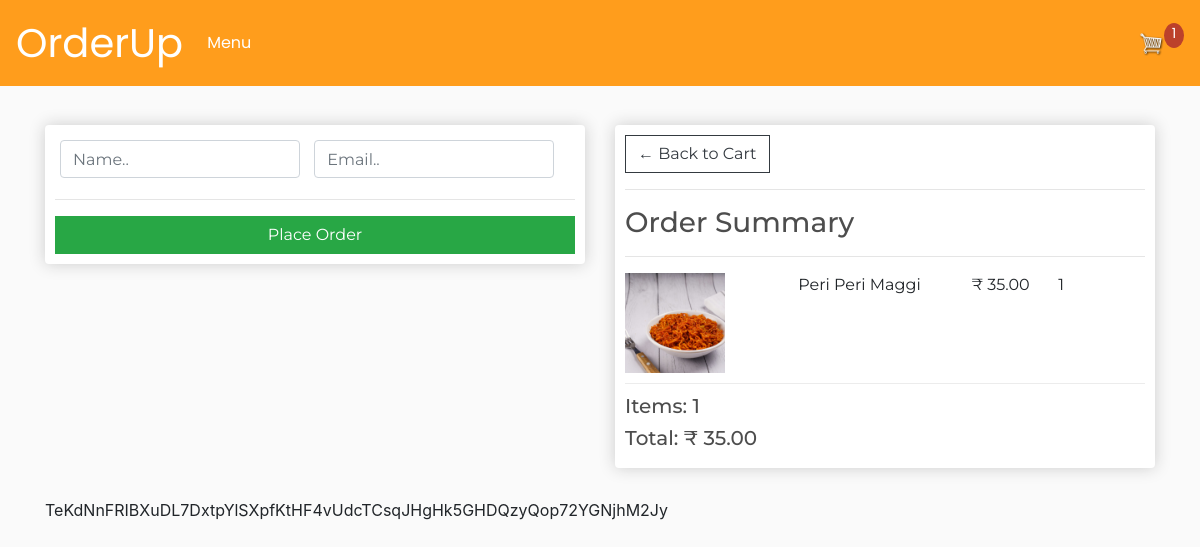
/checkout/ (signed in), run on an earlier commit of the app's database.
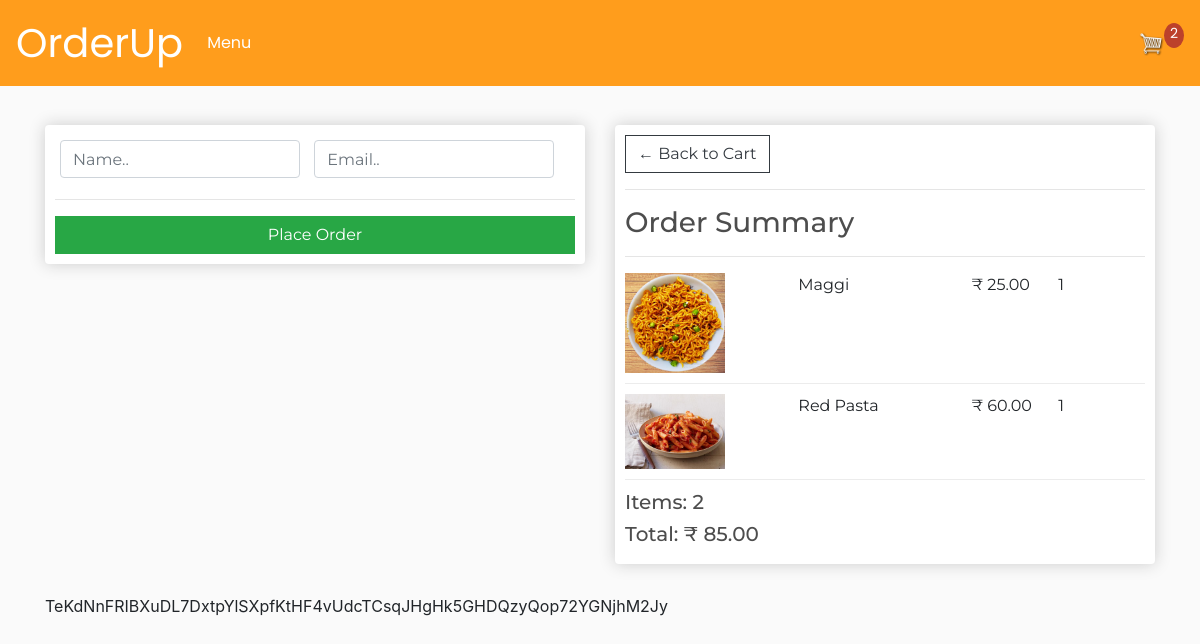
And on a later commit of the database.
### store/models.py (models this page shows, shortened)
class OrderItem(models.Model):
	product = models.ForeignKey(Product, on_delete=models.SET_NULL, null=True)
	order = models.ForeignKey(Order, on_delete=models.SET_NULL, null=True)
	quantity = models.IntegerField(default=0, null=True, blank=True)
	date_added = models.DateTimeField(auto_now_add=True)
	@property
	def get_total(self):
		total = self.product.price * self.quantity
		return total

class Product(models.Model):
	name = models.CharField(max_length=200)
	price = models.DecimalField(max_digits=7, decimal_places=2)
	digital = models.BooleanField(default=False,null=True, blank=True)
	image = models.ImageField(null=True, blank=True)
	@property
	def imageURL(self):
		try:
			url = self.image.url
		except:
			url = ''
		return url

class Order(models.Model):
	customer = models.ForeignKey(Customer, on_delete=models.SET_NULL, null=True, blank=True)
	date_ordered = models.DateTimeField(auto_now_add=True)
	complete = models.BooleanField(default=False)
	transaction_id = models.CharField(max_length=100, null=True)
	@property
	def shipping(self):
		shipping = False
		orderitems = self.orderitem_set.all()
		for i in orderitems:
			if i.product.digital == False:
				shipping = True
		return shipping
	@property
	def get_cart_total(self):
		orderitems = self.orderitem_set.all()
		total = sum([item.get_total for item in orderitems])
		return total
	@property
	def get_cart_items(self):
		orderitems = self.orderitem_set.all()
		total = sum([item.quantity for item in orderitems])
		return total

### store/views.py (the view)
# urls.py: path('checkout/', views.checkout, name="checkout"),
def checkout(request):
    data  = cartData(request)
    cartItems = data['cartItems']
    order = data['order']
    items = data['items']
    context = {'items':items, 'order':order, 'cartItems':cartItems, 'shipping':False}
    return render(request, 'store/checkout.html', context)

### store/utils.py (called while the page is built)
def cartData(request):
    if request.user.is_authenticated:
        customer = request.user.customer
        order, created = Order.objects.get_or_create(customer=customer, complete=False)
        items = order.orderitem_set.all()
        cartItems = order.get_cart_items
    else:
        cookieData = cookieCart(request)
        cartItems = cookieData['cartItems']
        order = cookieData['order']
        items = cookieData['items']
    return {'cartItems':cartItems, 'order':order, 'items':items}

### store/templates/store/checkout.html (shortened to what this page needs)
{% extends 'store/main.html' %} {% load static %} {% block content %}
<div class="row">
  <div class="col-lg-6">
    <div class="box-element" id="form-wrapper">
      <form id="form">
        <div id="user-info">
          <div class="form-field">
            <input
              required
              class="form-control"
              type="text"
              name="name"
              placeholder="Name.."
            />
          </div>
          <div class="form-field">
            <input
              required
              class="form-control"
              type="email"
              name="email"
              placeholder="Email.."
            />
          </div>
        </div>
        <hr />
        <input
          id="form-button"
          class="btn btn-success btn-block"
          type="submit"
          value="Place Order"
        />
      </form>
    </div>
    <br />
  </div>
  <div class="col-lg-6">
    <div class="box-element">
      <a class="btn btn-outline-dark" href="{% url 'cart' %}"
        >&#x2190; Back to Cart</a
      >
      <hr />
      <h3>Order Summary</h3>
      <hr />
      {% for item in items %}
      <div class="cart-row">
        <div style="flex: 2">
          <img class="row-image" src="{{ item.product.imageURL }}" />
        </div>
        <div style="flex: 2"><p>{{ item.product.name }}</p></div>
        <div style="flex: 1">
          <p>&#8377; {{ item.product.price|floatformat:2 }}</p>
        </div>
        <div style="flex: 1"><p>{{ item.quantity }}</p></div>
      </div>
      {% endfor %}
      <h5>Items: {{ order.get_cart_items }}</h5>
      <h5>Total: &#8377; {{ order.get_cart_total|floatformat:2 }}</h5>
    </div>
  </div>
</div>
{{csrf_token}}
{% endblock content %}

What changed in the data, as far as the page shows it:
removed OrderItem: product.imageURL (picture), product.name "Peri Peri Maggi", product.price "35.00", quantity "1"
removed Order: get_cart_items "1", get_cart_total "35.00"
added OrderItem: product.imageURL (picture), product.name "Maggi", product.price "25.00", quantity "1"
added OrderItem: product.imageURL (picture), product.name "Red Pasta", product.price "60.00", quantity "1"
added Order: get_cart_items "2", get_cart_total "85.00"
Also different on the page:
{{ cartItems }}: "1" → "2"
